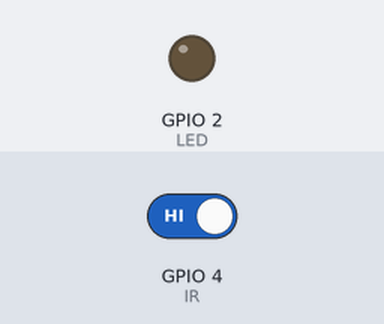
The sketch below on a simulated ESP32. Shown: output pins drawn as LEDs (lit = HIGH). Inputs (shaded band) come from the test bench; at power-on: GPIO 4 (IR) HIGH.

Above: at 1.2 s.
1.3 s: GPIO 4 (IR) driven LOW
At 1.8 s:
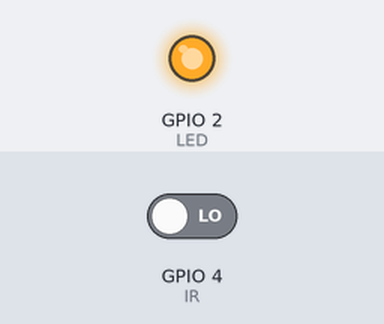
2.8 s: GPIO 4 (IR) driven HIGH
At 4.1 s:
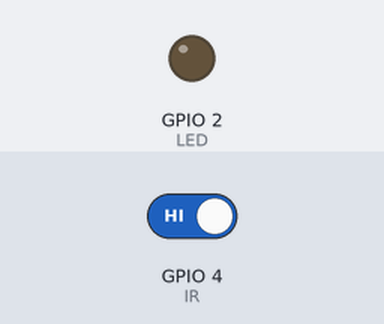
Timing chart, 0 to 5.8 s (numbered marks = the images above; inputs shaded):
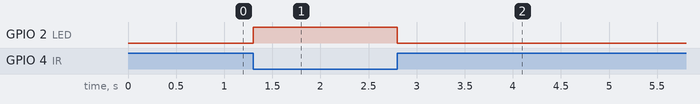

Measured:
- after the input at 1.3 s, GPIO 2 (LED): LOW → HIGH at once
- after the input at 2.8 s, GPIO 2 (LED): HIGH → LOW at once

The sketch:

Automatic_Street_light_ESP32.ino
```cpp
int LED = 2;                      // LED connected to Pin 2
int IR = 4;                       // IR sensor OUTpin connected to Pin 4

void setup() {

  pinMode(LED, OUTPUT);
  pinMode(IR, INPUT);
  Serial.begin(115200);
}

void loop() {

  int statusSensor = digitalRead(IR);
  if (statusSensor == 0){         // If sensor detects something
    digitalWrite(LED, HIGH);      // Turn on LED
  }

  else                            // If sensor does not detect anything
  {
    digitalWrite(LED, LOW);       // Turn LED off
  }

}
```
